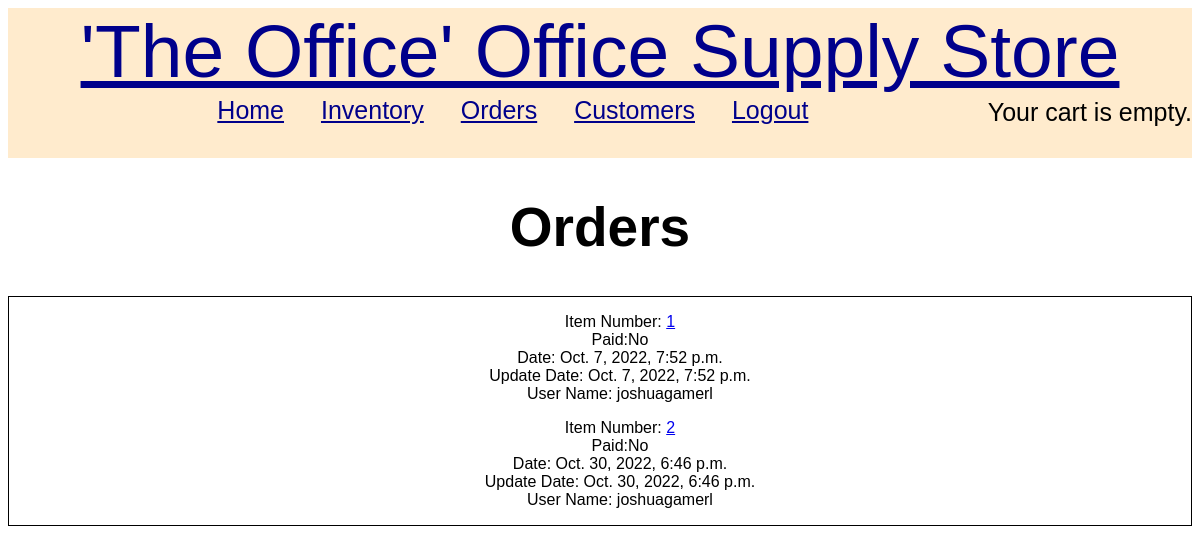
The app's page /order_list (signed in), older data.
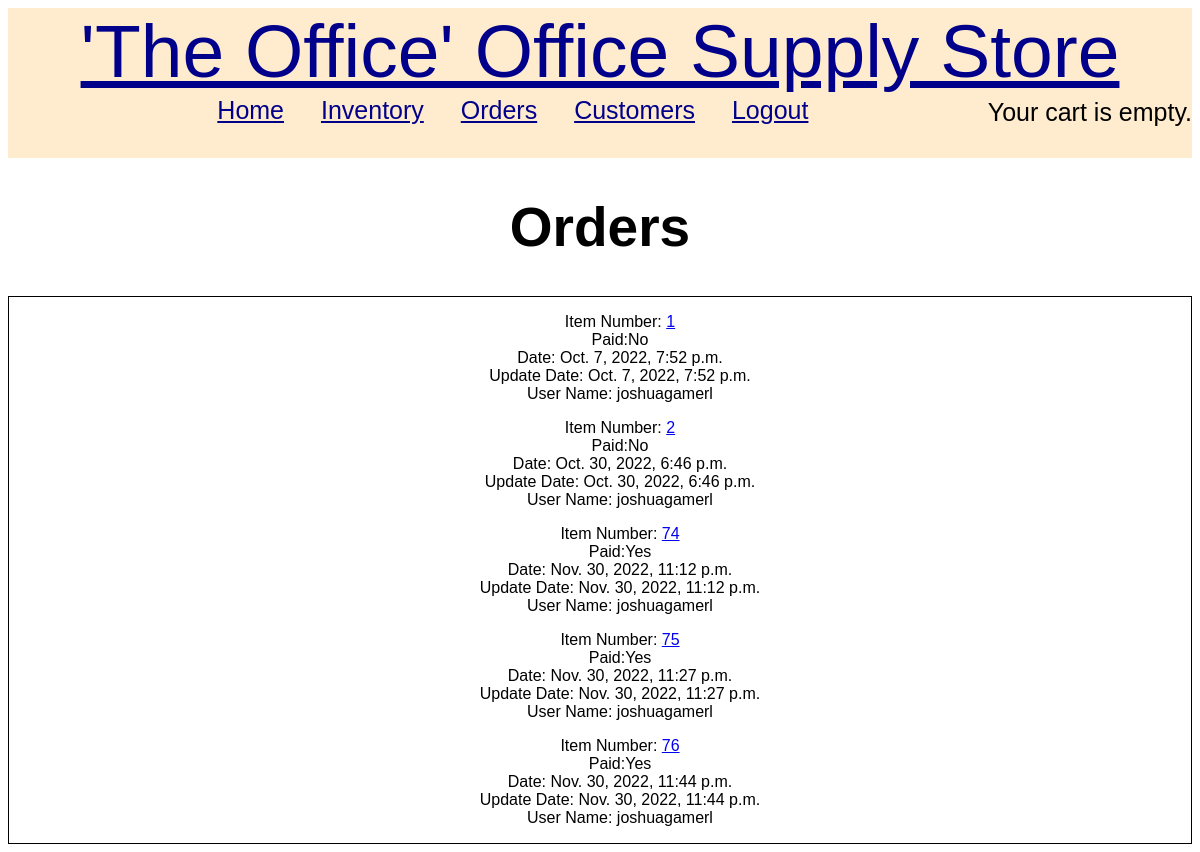
The same page, newer data.
### TOOSS/models.py (models this page shows, shortened)
class Order(models.Model):
    order_id = models.AutoField(primary_key=True)
    order_create_date = models.DateTimeField(default=timezone.now)
    order_update_date = models.DateTimeField(default=timezone.now)
    order_paid = models.BooleanField(default=False)
    user_name = models.ForeignKey(User, on_delete=models.CASCADE)

### TOOSS/views.py (the view)
# urls.py: path('order_list', views.order_list, name='order_list'),
@login_required
def order_list(request, order=None):
    order = Order.objects.filter(user_name=request.user)
    cart = Cart(request)
    return render(request, 'TOOSS/order_list.html', {'orders': order, 'cart': cart})

### cart/cart.py (called while the page is built)
    def __len__(self):
        return sum(item['quantity'] for item in self.cart.values())

### TOOSS/templates/TOOSS/order_list.html (shortened to what this page needs)
<!DOCTYPE html>
<html lang="en">
{% extends 'TOOSS/base.html' %}
{% load static %}
{% block content %}
  <body>
      <h1>Orders</h1>
  <div id="inv">
          <div class="container">
            {% for order in orders %}
              <ul>
                  <li class="order_id">Item Number: <a href="{% url 'TOOSS:order_detail' pk=order.pk %}">{{ order.order_id }}</a></li>
                  <li>Paid:{% if order.order_paid == False %}No{% else %}Yes{% endif %}</li>
                  <li>Date: {{ order.order_create_date }}</li>
                  <li>Update Date: {{ order.order_update_date }}</li>
                  <li>User Name: {{order.user_name}}</li>
              </ul>
            {% endfor %}
          </div>
  </div>
  </body>
{% endblock %}

### TOOSS/templates/TOOSS/base.html (shortened to what this page needs)
<!DOCTYPE html>
{% load static %}
<html lang="en">
<link rel="stylesheet" href="{% static "css/stylesheet.css" %}">
<div id="main">
    <div class="">
        <a class="header" href="">
            'The Office' Office Supply Store
        </a>
    </div>
    <nav class="" id="myNavbar">
        <ul class="">
            <li class="navbar-brand"></li>
            <li class="nav-item active">
                <a class="nav-link" href="{% url 'TOOSS:home' %}">Home</a>
            </li>
            <li class="nav-item">
                <a class="nav-link" href="{% url 'TOOSS:inventory_list' %}">Inventory</a>
            </li>
            <li class="nav-item">
                <a class="nav-link" href="{% url 'TOOSS:order_list' %}">Orders</a>
            </li>
            {% if user.is_authenticated %}
                <li class="nav-item">
                    <a class="nav-link" href="{% url 'TOOSS:customer_list' %}">Customers</a>
                </li>
                <li><a class="" href="{% url 'logout'%}">Logout</a></li>
            {% else %}
                <li><a class="" href="{% url 'login'%}">Login</a></li>
            {% endif %}
         <div class="cart">
      {% with total_items=cart|length %}
          {% if cart|length > 0 %}
            Your cart:
            <a href="{% url "cart:cart_detail" %}">
              {{ total_items }} item{{ total_items|pluralize }},
              ${{ cart.get_total_price }}
            </a>
          {% else %}
            Your cart is empty.
          {% endif %}
        {% endwith %}
        </div>
        </ul>
    </nav>
</div>
<body id="">
<div class="row">
    <div class="col-md-8">
        {% block content %}
        {% endblock %}
    </div>
</div>
</body>
</html>

### TOOSS/static/css/stylesheet.css (style rules this page uses)
body { font-family:"Comic Sans MS", sans-serif; }
#main { background-color: blanchedalmond; height: 150px; font-size: 25px; text-align: center; }
#main ul { padding: 0; margin: 0; list-style-type: none; }
#main li { display: inline; padding:15px; vertical-align:middle; }
#main a { color: Darkblue; }
.header { font-size: 75px; }
h1 { text-align: center; font-size: 55px; }
#inv { text-align: center; }
#inv ul { list-style-type: none; }
.container { border: 1px solid black; }
.cart { float:right; padding-top:4px; }

Row changes from the older to the newer data that the page shows:
added Order: order_id "74", order_paid "Yes", order_create_date "Nov. 30, 2022, 11:12 p.m.", order_update_date "Nov. 30, 2022, 11:12 p.m.", user_name "joshuagamerl"
added Order: order_id "75", order_paid "Yes", order_create_date "Nov. 30, 2022, 11:27 p.m.", order_update_date "Nov. 30, 2022, 11:27 p.m.", user_name "joshuagamerl"
added Order: order_id "76", order_paid "Yes", order_create_date "Nov. 30, 2022, 11:44 p.m.", order_update_date "Nov. 30, 2022, 11:44 p.m.", user_name "joshuagamerl"
